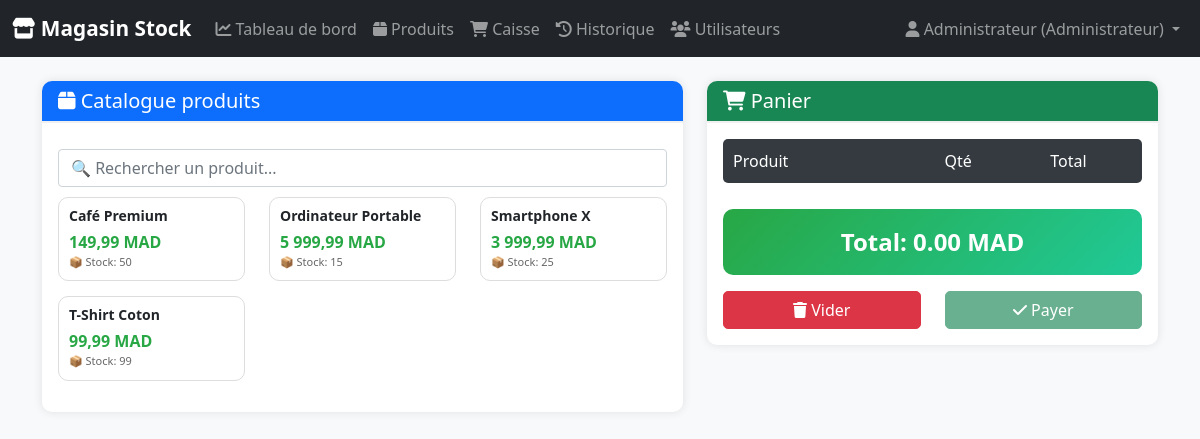
Page /index.php?controller=sale&action=pos (signed in) on the committed database.
### tables this page shows
CREATE TABLE `products` (
  `id` int(11) NOT NULL,
  `name` varchar(100) NOT NULL,
  `description` text DEFAULT NULL,
  `purchase_price` decimal(10,2) NOT NULL,
  `selling_price` decimal(10,2) NOT NULL,
  `quantity` int(11) NOT NULL DEFAULT 0,
  `alert_threshold` int(11) NOT NULL DEFAULT 5,
  `category_id` int(11) DEFAULT NULL,
  `supplier_id` int(11) DEFAULT NULL,
  `created_at` timestamp NOT NULL DEFAULT current_timestamp(),
  `updated_at` timestamp NOT NULL DEFAULT current_timestamp() ON UPDATE current_timestamp()
);

### controllers/SaleController.php (called while the page is built, shortened)
<?php
require_once "Controller.php";
class SaleController extends Controller {
    public function pos() {
        $productModel = new Product($this->db);
        $products = $productModel->getAll();
        $this->render("sales/pos", ['products' => $products]);
    }
}
?>

### models/Product.php (called while the page is built, shortened)
<?php
class Product {
    private $conn;
    private $table_name = "products";
    public function __construct($db) {
        $this->conn = $db;
    }
    public function getAll($filters = []) {
    $query = "SELECT p.*, c.name as category_name, s.name as supplier_name
              FROM " . $this->table_name . " p
              LEFT JOIN categories c ON p.category_id = c.id
              LEFT JOIN suppliers s ON p.supplier_id = s.id
              WHERE 1=1";
    $query .= " ORDER BY p.name ASC";
    $stmt = $this->conn->prepare($query);
    $stmt->execute();
    return $stmt->fetchAll(PDO::FETCH_ASSOC);
}
}
?>

### views/sales/pos.php (the view, shortened to what this page needs)
<div class="row">
    <div class="col-md-7">
        <div class="card">
            <div class="card-header bg-primary text-white">
                <h5 class="mb-0"><i class="fas fa-box"></i> Catalogue produits</h5>
            </div>
            <div class="card-body">
                <div class="search-box">
                    <input type="text" id="searchProduct" class="form-control" placeholder="🔍 Rechercher un produit...">
                </div>
                <div class="row" id="productList" style="max-height: 500px; overflow-y: auto;">
                    <?php foreach ($products as $product): ?>
                    <?php if ($product['quantity'] > 0): ?>
                    <div class="col-md-6 col-lg-4 product-item" data-name="<?php echo strtolower($product['name']); ?>">
                        <div class="product-card" onclick="addToCart(<?php echo $product['id']; ?>, '<?php echo addslashes($product['name']); ?>', <?php echo $product['selling_price']; ?>, <?php echo $product['quantity']; ?>)">
                            <h6><?php echo htmlspecialchars($product['name']); ?></h6>
                            <div class="price"><?php echo number_format($product['selling_price'], 2, ',', ' '); ?> MAD</div>
                            <div class="stock">📦 Stock: <?php echo $product['quantity']; ?></div>
                        </div>
                    </div>
                    <?php endif; ?>
                    <?php endforeach; ?>
                </div>
            </div>
        </div>
    </div>
    <div class="col-md-5">
        <div class="card">
            <div class="card-header bg-success text-white">
                <h5 class="mb-0"><i class="fas fa-shopping-cart"></i> Panier</h5>
            </div>
            <div class="card-body">
                <div class="cart-header">
                    <div class="row">
                        <div class="col-6">Produit</div>
                        <div class="col-3">Qté</div>
                        <div class="col-3">Total</div>
                    </div>
                </div>
                <div class="cart-total mt-3">
                    Total: <span id="cartTotal">0.00 MAD</span>
                </div>
                <div class="row mt-3">
                    <div class="col-6">
                        <button class="btn btn-danger w-100" onclick="clearCart()">
                            <i class="fas fa-trash"></i> Vider
                        </button>
                    </div>
                    <div class="col-6">
                        <button class="btn btn-success w-100" id="validatePayment" onclick="validatePayment()" disabled>
                            <i class="fas fa-check"></i> Payer
                        </button>
                    </div>
                </div>
            </div>
        </div>
    </div>
</div>

### views/layouts/main.php (style rules this page uses)
body { background-color: #f8f9fa; font-family: 'Segoe UI', Tahoma, Geneva, Verdana, sans-serif; }
.card { border: none; box-shadow: 0 0 10px rgba(0,0,0,0.1); margin-bottom: 20px; border-radius: 10px; }
.card-header { background-color: #fff; border-bottom: 2px solid #f0f0f0; font-weight: bold; border-radius: 10px 10px 0 0 !important; }
.btn { border-radius: 5px; }

### views/sales/pos.php (style rules this page uses)
.product-card { border: 1px solid #ddd; border-radius: 10px; padding: 10px; margin-bottom: 15px; cursor: pointer; transition: all 0.3s; background: white; }
.product-card h6 { font-size: 14px; font-weight: bold; margin-bottom: 5px; }
.product-card .price { color: #28a745; font-weight: bold; font-size: 16px; }
.product-card .stock { font-size: 11px; color: #666; }
.cart-total { background: linear-gradient(135deg, #28a745 0%, #20c997 100%); color: white; padding: 15px; border-radius: 10px; font-size: 24px; font-weight: bold; text-align: center; }
.cart-header { background: #343a40; color: white; padding: 10px; border-radius: 5px; margin-bottom: 10px; }
.search-box { position: sticky; top: 0; background: white; z-index: 10; padding: 10px 0; }

### rows in the picture
products: name "Café Premium", selling_price "149,99", quantity "50"
products: name "Ordinateur Portable", selling_price "5 999,99", quantity "15"
products: name "Smartphone X", selling_price "3 999,99", quantity "25"
products: name "T-Shirt Coton", selling_price "99,99", quantity "99"

### other values in the picture
$_SESSION['user_name'] "Administrateur"
$roleLabel "Administrateur"
